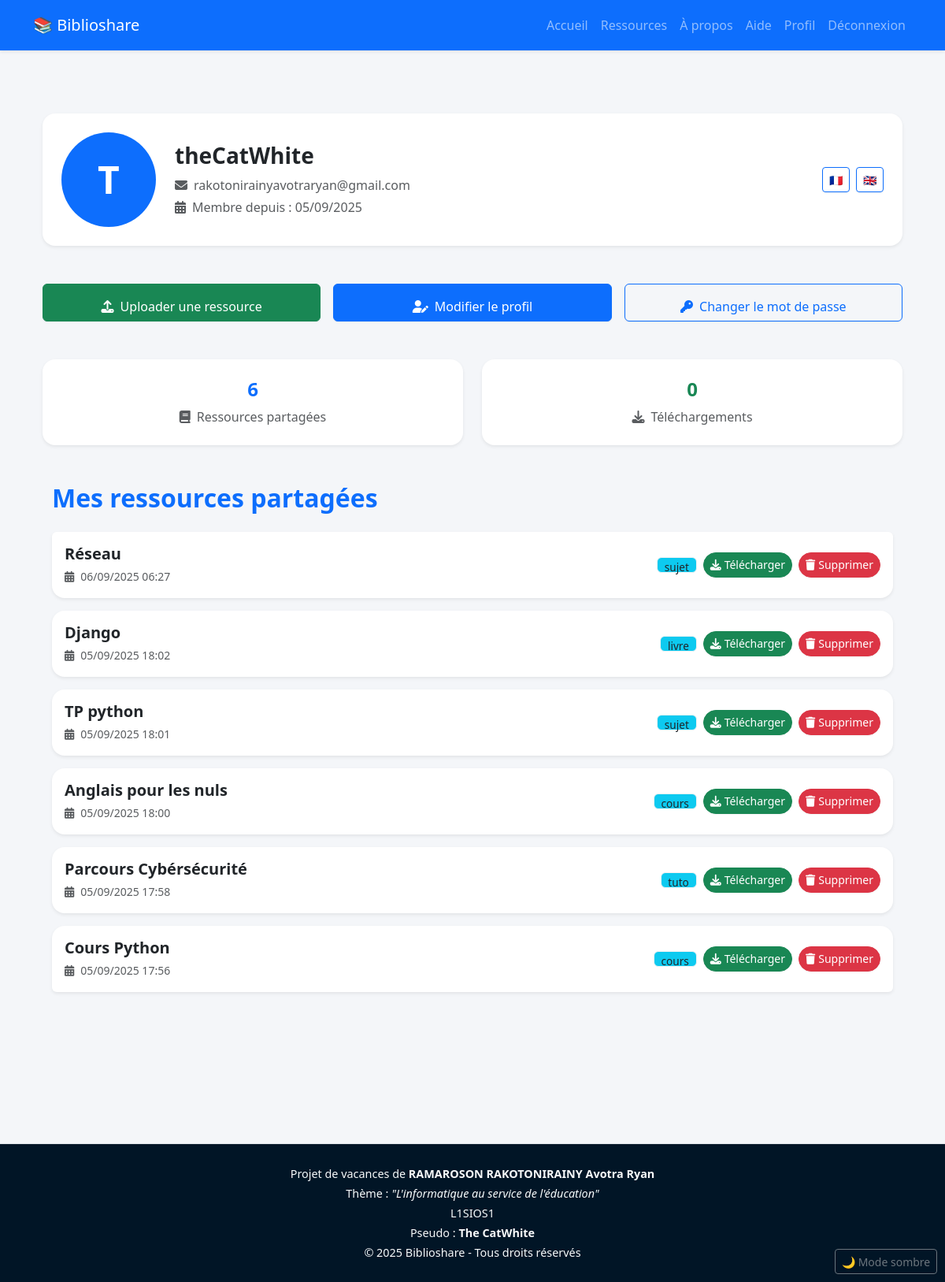
The page /fr/profil/ (signed in) on the database as committed earlier.
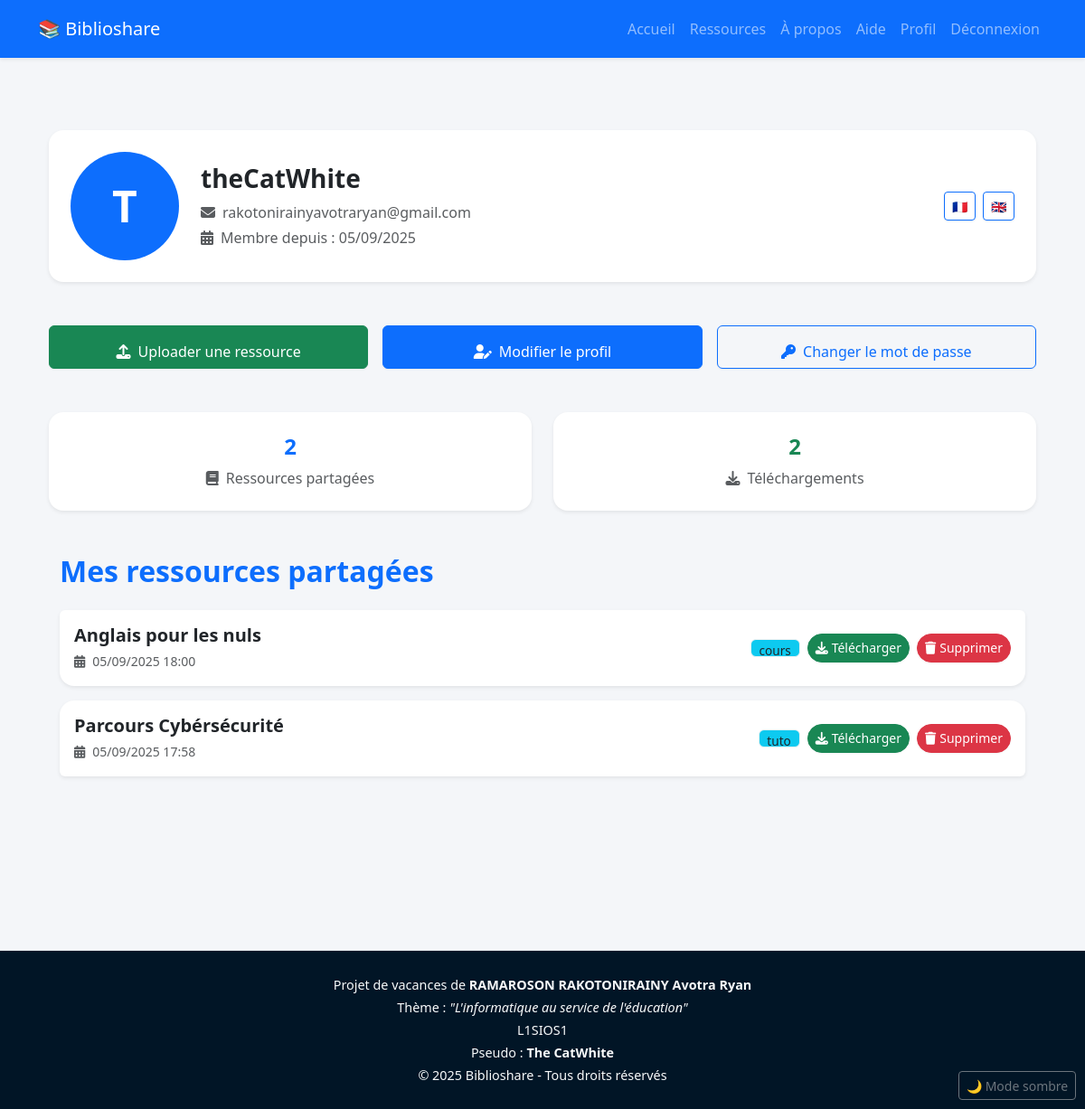
The same page on the database as committed later.
### Ressource/models.py (models this page shows, shortened)
class Ressource(models.Model):
    TYPE_CHOICES = [
        ('cours', 'Cours'),
        ('sujet', 'Sujet'),
        ('correction', 'Correction'),
        ('tuto', 'Tutoriel'),
        ('livre', 'Livre'),
    ]
    titre = models.CharField(max_length=255)
    fichier = models.FileField(upload_to="ressources/")
    type = models.CharField(max_length=20, choices=TYPE_CHOICES)
    date_ajout = models.DateTimeField(auto_now_add=True)
    proprietaire = models.ForeignKey(settings.AUTH_USER_MODEL, on_delete=models.CASCADE, related_name="ressources")

### Utilisateur/views.py (the view)
# urls.py: path('profil/', views.profil, name='profil'),
@login_required
def profil(request):
    ressources = Ressource.objects.filter(proprietaire=request.user).order_by('-date_ajout')
    telechargements = Telechargement.objects.filter(proprietaire=request.user).order_by('-date_telechargement')
    context = {
        'ressources': ressources,
        'telechargements': telechargements,
    }
    return render(request, 'user/profil.html', context)

### templates/user/profil.html (shortened to what this page needs)
{% extends "user/base.html" %}
{% load i18n %}
{% block content %}
<link href="https://cdn.jsdelivr.net/npm/bootstrap@5.3.2/dist/css/bootstrap.min.css" rel="stylesheet">
<link rel="stylesheet" href="https://cdnjs.cloudflare.com/ajax/libs/font-awesome/6.4.2/css/all.min.css">
<main class="container py-5">
  <div class="card card-profile shadow-sm p-4 mb-5">
    <div class="d-flex flex-column flex-md-row align-items-center">
        <div class="avatar me-4 mb-3 mb-md-0">{{ user.username|first|upper }}</div>
        <div class="flex-grow-1">
            <h3>{{ user.username }}</h3>
            <p class="text-muted mb-1"><i class="fas fa-envelope me-2"></i>{{ user.email }}</p>
            <p class="text-muted mb-0"><i class="fas fa-calendar-alt me-2"></i>{% trans "Membre depuis :" %} {{ user.date_joined|date:"d/m/Y" }}</p>
        </div>
        <div class="d-flex mt-3 mt-md-0 ms-md-3 gap-2">
            <form action="{% url 'set_language' %}" method="post">
                <button type="submit" class="btn btn-outline-primary btn-sm">🇫🇷</button>
            </form>
            <form action="{% url 'set_language' %}" method="post">
                <button type="submit" class="btn btn-outline-primary btn-sm">🇬🇧</button>
            </form>
        </div>
    </div>
  </div>
  <div class="row g-3 mb-5 text-center">
    <div class="col-md-4">
        <a href="{% url 'ressource:upload_ressource' %}" class="btn btn-success w-100 py-3 btn-action">
            <i class="fas fa-upload me-2"></i>{% trans "Uploader une ressource" %}
        </a>
    </div>
    <div class="col-md-4">
        <a href="{% url 'utilisateur:modifier_profil' %}" class="btn btn-primary w-100 py-3 btn-action">
            <i class="fas fa-user-edit me-2"></i>{% trans "Modifier le profil" %}
        </a>
    </div>
    <div class="col-md-4">
        <a href="{% url 'utilisateur:modifier_mot_de_passe' %}" class="btn btn-outline-primary w-100 py-3 btn-action">
            <i class="fas fa-key me-2"></i>{% trans "Changer le mot de passe" %}
        </a>
    </div>
  </div>
  <div class="row g-4 mb-5 text-center">
    <div class="col-md-6">
        <div class="card shadow-sm p-4 border-0 rounded-4">
            <h4 class="fw-bold text-primary">{{ ressources|length }}</h4>
            <p class="text-muted mb-0"><i class="fas fa-book me-2"></i>{% trans "Ressources partagées" %}</p>
        </div>
    </div>
    <div class="col-md-6">
        <div class="card shadow-sm p-4 border-0 rounded-4">
            <h4 class="fw-bold text-success">{{ telechargements|length }}</h4>
            <p class="text-muted mb-0"><i class="fas fa-download me-2"></i>{% trans "Téléchargements" %}</p>
        </div>
    </div>
  </div>
  <div class="container my-5">
      <h2 class="mb-4 text-primary fw-bold">{% trans "Mes ressources partagées" %}</h2>
      {% if ressources %}
      <div class="list-group">
          {% for r in ressources %}
          <div class="list-group-item d-flex justify-content-between align-items-center shadow-sm mb-3 p-3 hover-shadow">
              <div>
                  <h5 class="mb-1 fw-semibold">{{ r.titre }}</h5>
                  <small class="text-muted"><i class="fas fa-calendar-alt me-2"></i>{{ r.date_ajout|date:"d/m/Y H:i" }}</small>
              </div>
              <div class="d-flex align-items-center gap-2">
                  <span class="badge bg-info text-dark badge-type">{{ r.type }}</span>
                  <a href="{{ r.fichier.url }}" class="btn btn-sm btn-success rounded-pill"><i class="fas fa-download me-1"></i>{% trans "Télécharger" %}</a>
                  <a href="{% url 'ressource:supprimer_ressource' r.id %}" class="btn btn-sm btn-danger rounded-pill"><i class="fas fa-trash me-1"></i>{% trans "Supprimer" %}</a>
              </div>
          </div>
          {% endfor %}
      </div>
      {% else %}
      <div class="alert alert-info shadow-sm rounded-4" role="alert">
          {% trans "Vous n'avez encore partagé aucune ressource." %}
      </div>
      {% endif %}
  </div>
</main>
{% endblock %}

### templates/user/base.html (shortened to what this page needs)
{% load i18n %}
<!DOCTYPE html>
<html lang="fr">
<head>
  <link href="https://cdn.jsdelivr.net/npm/bootstrap@5.3.2/dist/css/bootstrap.min.css" rel="stylesheet">
  <link href="https://cdn.jsdelivr.net/npm/daisyui@4.7.2/dist/full.css" rel="stylesheet">
</head>
<body>
  <nav class="navbar navbar-expand-lg navbar-dark shadow-sm">
    <div class="container">
      <a class="navbar-brand" href="{% url 'ressource:accueil' %}">📚 Biblioshare</a>
      <div class="collapse navbar-collapse" id="navbarSupportedContent">
        <ul class="navbar-nav ms-auto mb-2 mb-lg-0">
          <li class="nav-item"><a class="nav-link" href="{% url 'ressource:accueil' %}">{% trans "Accueil" %}</a></li>
          <li class="nav-item"><a class="nav-link" href="{% url 'ressource:liste_ressources' %}">{% trans "Ressources" %}</a></li>
          <li class="nav-item"><a class="nav-link" href="{% url 'utilisateur:apropos' %}">{% trans "À propos" %}</a></li>
          <li class="nav-item"><a class="nav-link" href="{% url 'utilisateur:aide' %}">{% trans "Aide" %}</a></li>
          <li class="nav-item"><a class="nav-link" href="{% url 'utilisateur:profil' %}">{% trans "Profil" %}</a></li>
          {% if user.is_authenticated %}
            <li class="nav-item"><a class="nav-link" href="{% url 'utilisateur:deconnexion' %}">{% trans "Déconnexion" %}</a></li>
          {% else %}
            <li class="nav-item"><a class="nav-link" href="{% url 'utilisateur:connexion' %}">{% trans "Connexion" %}</a></li>
          {% endif %}
        </ul>
      </div>
    </div>
  </nav>
  <main class="container">
    {% block content %}{% endblock %}
  </main>
  <footer>
    <p>{% trans "Projet de vacances de" %} <strong><a href="https://www.facebook.com/ryan.avotra/" style="color: inherit;text-decoration: none;">RAMAROSON RAKOTONIRAINY Avotra Ryan</a></strong></p>
    <p>{% trans "Thème :" %} <em>"L'informatique au service de l'éducation"</em></p>
    <p>L1SIOS1</p>
    <p>{% trans "Pseudo :" %} <strong><a href="https://github.com/TheCatWhite" style="color: inherit;text-decoration: none;">The CatWhite</a></strong></p>
    <p>© 2025 Biblioshare - {% trans "Tous droits réservés" %}</p>
  </footer>
  <button id="theme-toggle" class="btn btn-outline-secondary btn-sm">🌙 Mode sombre</button>
</body>
</html>

### templates/user/base.html (style rules this page uses)
:root { --bg-color: #f8f9fa; --text-color: #212529; --card-bg: #fff; --navbar-bg: #0d6efd; --btn-primary-bg: #0d6efd; --btn-primary-hover: #084298; --footer-bg: #011526; --footer-text: #f8f9fa; }
body { background-color: var(--bg-color); color: var(--text-color); min-height: 100vh; display: flex; flex-direction: column; margin: 0; }
.card { background-color: var(--card-bg); }
.navbar { background-color: var(--navbar-bg) !important; }
.btn-primary { background-color: var(--btn-primary-bg); border-color: var(--btn-primary-bg); }
main { flex: 1; padding: 2rem 1rem 5rem; }
footer { background-color: var(--footer-bg); color: var(--footer-text); border-top: 1px solid #dee2e6; padding: 1.5rem 1rem; text-align: center; font-size: 0.9rem; }
footer p { margin: 0.2rem 0; }
#theme-toggle { position: fixed; bottom: 10px; right: 10px; z-index: 999; }

### templates/user/profil.html (style rules this page uses)
body { background-color: #f4f6f9; }
.avatar { width: 120px; height: 120px; font-size: 3rem; display: flex; align-items: center; justify-content: center; border-radius: 50%; background-color: #0d6efd; color: white; font-weight: bold; }
.card-profile { border-radius: 1rem; border: none; }
.card-profile h3 { font-weight: 700; }
.btn-action { transition: all 0.3s ease-in-out; }
.list-group-item { border-radius: 1rem; border: none; transition: all 0.3s ease-in-out; }
.badge-type { font-size: 0.85rem; font-weight: 500; }

Rows that differ between the two databases and show on the page:
removed Ressource: titre "Réseau", date_ajout "06/09/2025 06:27", type "sujet"
removed Ressource: titre "Django", date_ajout "05/09/2025 18:02", type "livre"
removed Ressource: titre "TP python", date_ajout "05/09/2025 18:01", type "sujet"
removed Ressource: titre "Cours Python", date_ajout "05/09/2025 17:56", type "cours"
Other text that changed with them:
{{ ressources|length }}: "6" → "2"
{{ telechargements|length }}: "0" → "2"
